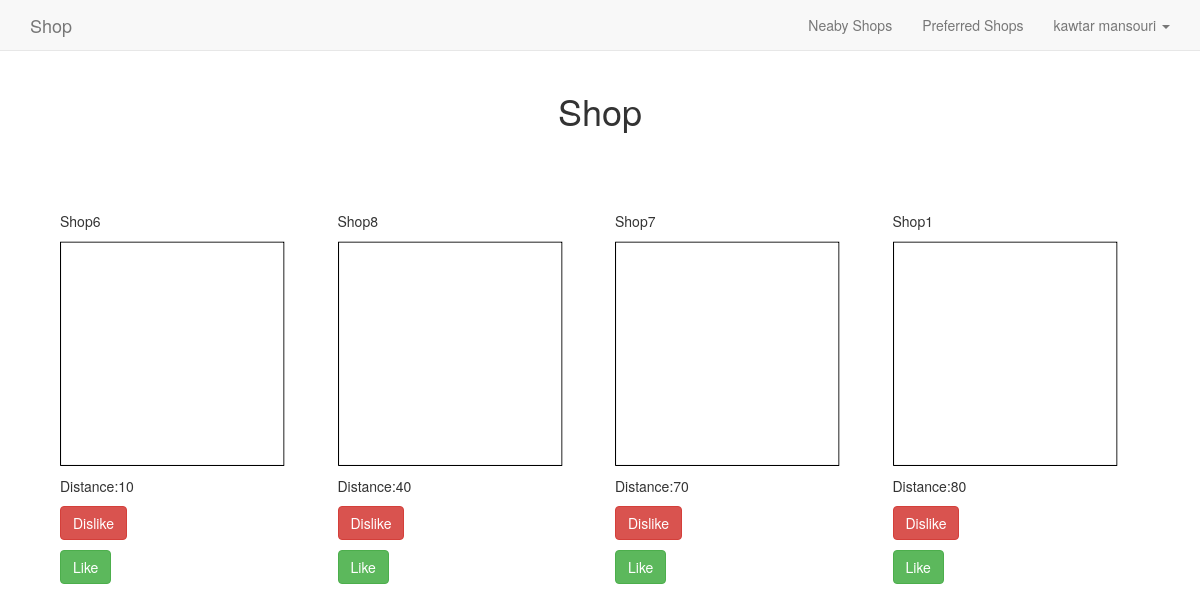
The page / (signed in) on the database its author committed.
### tables this page shows
CREATE TABLE IF NOT EXISTS `shops` (
  `id` int(11) NOT NULL AUTO_INCREMENT,
  `name` varchar(45) NOT NULL,
  `image` varchar(45) NOT NULL,
  `distance` double NOT NULL,
  PRIMARY KEY (`id`)
);

### Connection.php (called while the page is built)
<?php
class Connection{
	private static $db;
	public static function getConnection($servername,$myDB,$username, $password){
	  try {
      if(self::$db==null){
        self::$db = new PDO("mysql:host=$servername;dbname=$myDB", $username, $password);
        self::$db->setAttribute(PDO::ATTR_ERRMODE, PDO::ERRMODE_EXCEPTION);
      }
         return self::$db;
      }
      catch(PDOException $e)
      {
       die('Erreur : '.$e->getMessage());
      }
	}
}

### controller/ShopController.php (called while the page is built, shortened)
<?php
include 'service/ShopService.php';
include 'service/PreferredshopService.php';
include 'service/DislikedshopService.php';
class ShopController{
	private $shopService;
	private $preferredshopService;
	private $dislikedshopService;
	public function __construct(){
         $this->shopService=new ShopService();
         $this->preferredshopService=new PreferredshopService();
         $this->dislikedshopService=new DislikedshopService();
	}
	public function getShops($user_id){
		$shops=$this->preferredshopService->getShops($user_id);
		$shopsdis=$this->dislikedshopService->getDislikeShop($user_id);
		$ids=[];
		foreach($shops as $shop){
			$ids[]=$shop->getId();
		}
		foreach($shopsdis as $shop){
			$ids[]=$shop->getId();
		}
		return $this->shopService->getShops($ids);
	}
}

### service/PreferredshopService.php (called while the page is built, shortened)
<?php
include 'dao/PreferredshopDAO.php';
class PreferredshopService{
	private $shopDAO;
	public function __construct(){
         $this->shopDAO=new PreferredshopDAO();
	}
	public function getShops($user_id){
		return $this->shopDAO->getShops($user_id);
	}
}

### dao/PreferredshopDAO.php (called while the page is built, shortened)
<?php
class PreferredshopDAO{
	private static $db;
	public function __construct(){
		 self::$db=Connection::getConnection('localhost','shop','root', '');
	}
	public function getShops($user_id){
		$req = self::$db->prepare('select s.* from preferredshops p left join shops s on p.shop_id=s.id where user_id=:user_id order by distance');
		$req->execute(array('user_id'=>$user_id));
        $shopsLike=[];
        while ($donnees = $req->fetch())
        {
	        $shop=new Shop($donnees["name"],$donnees["image"],$donnees["distance"]);
	        $shop->setId($donnees["id"]);
	        $shopsLike[]=$shop;
        }
        return $shopsLike;
	}
}

### service/DislikedshopService.php (called while the page is built, shortened)
<?php
include 'dao/DislikedshopDAO.php';
class DislikedshopService{
	private $shopDAO;
	public function __construct(){
         $this->shopDAO=new DislikedshopDAO();
	}
	public function getDislikeShop($user_id){
        return $this->shopDAO->getDislikeShop($user_id);
	}
}

### dao/DislikedshopDAO.php (called while the page is built, shortened)
<?php
class DislikedshopDAO{
	private static $db;
	public function __construct(){
		 self::$db=Connection::getConnection('localhost','shop','root', '');
	}
	public function getDislikeShop($user_id){
		$req = self::$db->prepare('SELECT s.* FROM `dislikedshops` d left join shops s on d.shop_id=s.id WHERE TIMEDIFF(now(), created_at )<="02:00" and user_id=:user_id');
		$req->execute(array('user_id'=>$user_id));
		$shopsDislike=[];
		while ($donnees = $req->fetch())
        {
	        $shop=new Shop($donnees["name"],$donnees["image"],$donnees["distance"]);
	        $shop->setId($donnees["id"]);
	        $shopsDislike[]=$shop;
        }
        return $shopsDislike;
	}
}

### model/Shop.php (called while the page is built, shortened)
<?php
class Shop{
	private $id;
	private $name;
	private $image;
	private $distance;
	public function __construct($name,$image,$distance){
         $this->name=$name;
         $this->image=$image;
         $this->distance=$distance;
	}
	public function getId(){
		return $this->id;
	}
	public function setId($id){
		$this->id=$id;
	}
	public function getName(){
		return $this->name;
	}
	public function getImage(){
		return $this->image;
	}
	public function getDistance(){
		return $this->distance;
	}
}

### service/ShopService.php (called while the page is built)
<?php
include 'dao/ShopDAO.php';
class ShopService{
	private $shopDAO;
	public function __construct(){
         $this->shopDAO=new ShopDAO();
	}
	public function getShops($shopsLike){
		return $this->shopDAO->getShops($shopsLike);
	}
}

### dao/ShopDAO.php (called while the page is built)
<?php
include 'model/Shop.php';
class ShopDAO{
	private static $db;
	public function __construct(){
		 self::$db=Connection::getConnection('localhost','shop','root', '');
	}
	public function getShops($shopsLike){
		if(count($shopsLike)==0){
           $req = self::$db->query('select * from shops order by distance');
		}
		else{
          $req = self::$db->prepare('select * from shops where id not in ( '.implode(',',$shopsLike).') order by distance');
          $req->execute();
		}
        $shops=[];
        while ($donnees = $req->fetch())
        {
	        $shop=new Shop($donnees["name"],$donnees["image"],$donnees["distance"]);
	        $shop->setId($donnees["id"]);
	        $shops[]=$shop;
        }
        return $shops;
	}
}

### view/mainPage.php (the view, shortened to what this page needs)
<?php
$shop=new ShopController();
$shops=$shop->getShops($_SESSION['id']);
?>
<div class="col-md-12 shops">
	<h1>Shop</h1>
	<?php foreach($shops as $shop){ ?>
	<div class="col-md-3">
		<p><?php echo $shop->getName(); ?></p>
		<p><img src="images/<?php echo $shop->getImage(); ?>" /></p>
		<p>Distance:<?php echo $shop->getDistance(); ?></p>
		<button type="button" class="btn btn-danger" onclick="document.getElementById('dislike-form<?php echo $shop->getId(); ?>').submit();">Dislike</button>
		<button type="button" class="btn btn-success" onclick="document.getElementById('like-form<?php echo $shop->getId(); ?>').submit();">Like</button>
    </div>
    <?php } ?>
</div>

### index.php (shortened to what this page needs)
<?php
include 'Connection.php';
include 'controller/ShopController.php';
?>
<!DOCTYPE html>
<html>
<head>
<link rel="stylesheet" href="css/bootstrap.min.css" />
<link rel="stylesheet" href="css/custom.css" />
</head>
<body>
	<nav class="navbar navbar-default navbar-static-top">
            <div class="container">
                <div class="navbar-header">
                    <a class="navbar-brand" href="/shop">
                        Shop
                    </a>
                </div>
                <div class="collapse navbar-collapse" id="app-navbar-collapse">
                    <ul class="nav navbar-nav">
                    </ul>
                    <ul class="nav navbar-nav navbar-right">
                        <?php if(!isset($_SESSION['mail'])){ ?>
                            <li><a href="/shop">Login</a></li>
                            <li><a href="/shop" onclick="event.preventDefault();register();">Register</a></li>
                        <?php }else{ ?>
                            <li><a href="/shop">Neaby Shops</a></li>
                            <li><a href="/shop" onclick="preferred()">Preferred Shops</a></li>
                            <li class="dropdown">
                                <a href="#" class="dropdown-toggle" data-toggle="dropdown" role="button" aria-expanded="false">
                                    <?php echo $_SESSION['prenom']." ".$_SESSION['nom']; ?> <span class="caret"></span>
                                </a>
                            </li>
                        <?php } ?>
                    </ul>
                </div>
            </div>
        </nav>
	<div class="container">
        <?php
         if(isset($_SESSION['mail'])){
	       require 'view/mainPage.php';
        }else{
           require 'view/login-register.php';
        }
        ?>
	</div>
</body>
</html>

### css/custom.css (style rules this page uses)
h1 { text-align: center; margin-bottom:80px; }

### rows shown on the page
shops: name "Shop6", image (picture), distance "10"
shops: name "Shop8", image (picture), distance "40"
shops: name "Shop7", image (picture), distance "70"
shops: name "Shop1", image (picture), distance "80"

### other values the page prints
$_SESSION['prenom'] "kawtar"
$_SESSION['nom'] "mansouri"
